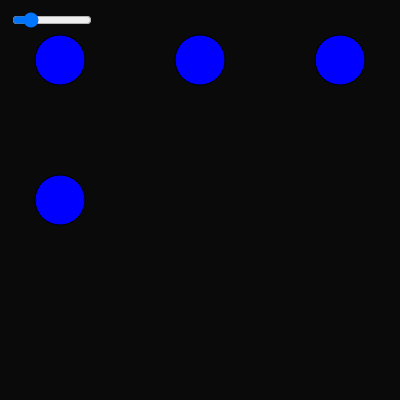
Frame 1 (no input)
Frame 60 (no input): identical to frame 1, image omitted
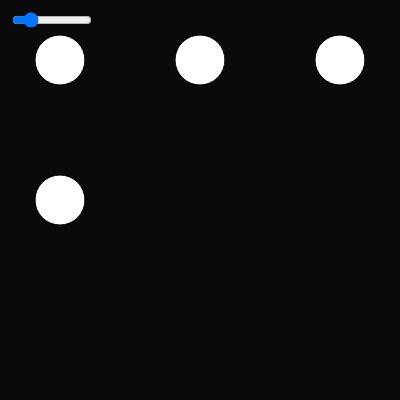
Frame 120 (the mouse pressed at the canvas centre since frame 60)

The p5.js sketch that drew these frames (run headless with seeded random() and noise() and a simulated clock; from frame 60 on, the mouse is pressed at the canvas centre):

// p5.js sketch
// ── sketch.js
let circleColours = ['blue', 'white', 'red', 'orange'];
let index = 0;
let slider;

function setup() {
  createCanvas(400, 400);
  slider = createSlider(0, 350, 55, 10);
  slider.position (10, 10);
  slider.size(80);
}

function draw() {
  let sliderVal = slider.value();
  background(10);
  fill(circleColours[index]);
  circle(sliderVal, sliderVal, 50);
  circle(400 - sliderVal, sliderVal, 50);
  circle(sliderVal, height/2, 50);
  circle(width/2,sliderVal, 50);
}

function mousePressed(){
  index++;
  if(index >= circleColours.length){
    index = 0;
  }
}
